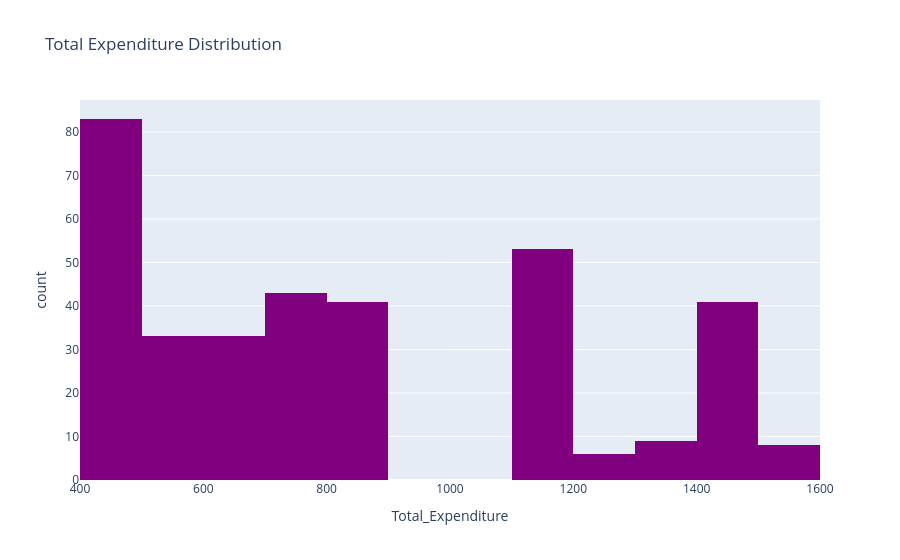

Notebook source saved alongside this figure:
### Code cell
fig = px.histogram(df, x='Total_Expenditure', nbins=20, title='Total Expenditure Distribution', 
                   color_discrete_sequence=['purple'])

fig.show()

### Figure 1 — Plotly figure (JSON) as saved in the notebook; plotly's stock layout.template omitted (floating-point values rounded to 4 significant figures; data arrays with more than 128 entries replaced by an {"elided": "..."} marker saying what was removed)
{"data": [{"bingroup": "x", "hovertemplate": "Total_Expenditure=%{x}<br>count=%{y}<extra></extra>", "legendgroup": "", "marker": {"color": "purple", "pattern": {"shape": ""}}, "name": "", "nbinsx": 20, "orientation": "v", "showlegend": false, "type": "histogram", "x": {"elided": "350 float values"}, "xaxis": "x", "yaxis": "y"}], "layout": {"barmode": "relative", "legend": {"tracegroupgap": 0}, "title": {"text": "Total Expenditure Distribution"}, "xaxis": {"anchor": "y", "domain": [0, 1], "title": {"text": "Total_Expenditure"}}, "yaxis": {"anchor": "x", "domain": [0, 1], "title": {"text": "count"}}}}
